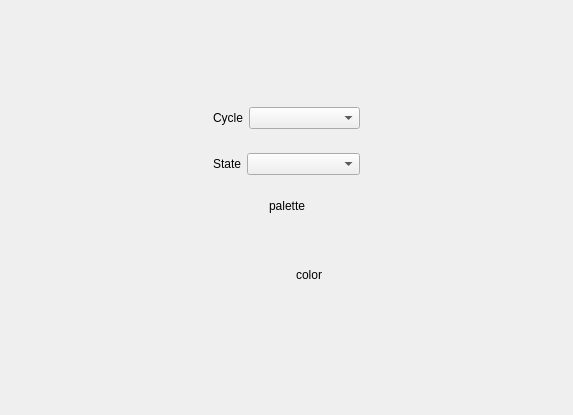
<?xml version="1.0" encoding="UTF-8"?>
<ui version="4.0">
 <class>TalesQtPaletteCycleEditorWidget</class>
 <widget class="QWidget" name="TalesQtPaletteCycleEditorWidget">
  <property name="geometry">
   <rect>
    <x>0</x>
    <y>0</y>
    <width>573</width>
    <height>415</height>
   </rect>
  </property>
  <property name="windowTitle">
   <string>Form</string>
  </property>
  <layout class="QVBoxLayout" name="verticalLayout_3">
   <item>
    <spacer name="verticalSpacer">
     <property name="orientation">
      <enum>Qt::Vertical</enum>
     </property>
     <property name="sizeHint" stdset="0">
      <size>
       <width>20</width>
       <height>100</height>
      </size>
     </property>
    </spacer>
   </item>
   <item>
    <layout class="QHBoxLayout" name="horizontalLayout_6">
     <item>
      <spacer name="horizontalSpacer_3">
       <property name="orientation">
        <enum>Qt::Horizontal</enum>
       </property>
       <property name="sizeHint" stdset="0">
        <size>
         <width>40</width>
         <height>20</height>
        </size>
       </property>
      </spacer>
     </item>
     <item>
      <widget class="QWidget" name="widget_2" native="true">
       <layout class="QHBoxLayout" name="horizontalLayout_7">
        <item>
         <layout class="QVBoxLayout" name="verticalLayout_2">
          <item>
           <layout class="QVBoxLayout" name="verticalLayout">
            <item>
             <widget class="QWidget" name="widget_5" native="true">
              <layout class="QHBoxLayout" name="horizontalLayout_5">
               <item>
                <widget class="QLabel" name="label_3">
                 <property name="sizePolicy">
                  <sizepolicy hsizetype="Maximum" vsizetype="Preferred">
                   <horstretch>0</horstretch>
                   <verstretch>0</verstretch>
                  </sizepolicy>
                 </property>
                 <property name="text">
                  <string>Cycle</string>
                 </property>
                </widget>
               </item>
               <item>
                <widget class="QComboBox" name="cycleComboBox"/>
               </item>
              </layout>
             </widget>
            </item>
            <item>
             <layout class="QHBoxLayout" name="horizontalLayout_2">
              <item>
               <widget class="QWidget" name="widget_4" native="true">
                <property name="sizePolicy">
                 <sizepolicy hsizetype="Preferred" vsizetype="Maximum">
                  <horstretch>0</horstretch>
                  <verstretch>0</verstretch>
                 </sizepolicy>
                </property>
                <layout class="QHBoxLayout" name="horizontalLayout_4">
                 <item>
                  <widget class="QLabel" name="label_4">
                   <property name="sizePolicy">
                    <sizepolicy hsizetype="Maximum" vsizetype="Preferred">
                     <horstretch>0</horstretch>
                     <verstretch>0</verstretch>
                    </sizepolicy>
                   </property>
                   <property name="text">
                    <string>State</string>
                   </property>
                  </widget>
                 </item>
                 <item>
                  <widget class="QComboBox" name="stateComboBox"/>
                 </item>
                </layout>
               </widget>
              </item>
             </layout>
            </item>
           </layout>
          </item>
          <item>
           <widget class="QWidget" name="widget_3" native="true">
            <layout class="QHBoxLayout" name="horizontalLayout_3">
             <item>
              <spacer name="horizontalSpacer">
               <property name="orientation">
                <enum>Qt::Horizontal</enum>
               </property>
               <property name="sizeHint" stdset="0">
                <size>
                 <width>54</width>
                 <height>20</height>
                </size>
               </property>
              </spacer>
             </item>
             <item>
              <widget class="GenericEventLabel" name="paletteLabel">
               <property name="mouseTracking">
                <bool>true</bool>
               </property>
               <property name="text">
                <string>palette</string>
               </property>
               <property name="alignment">
                <set>Qt::AlignLeading|Qt::AlignLeft|Qt::AlignTop</set>
               </property>
              </widget>
             </item>
             <item>
              <spacer name="horizontalSpacer_2">
               <property name="orientation">
                <enum>Qt::Horizontal</enum>
               </property>
               <property name="sizeHint" stdset="0">
                <size>
                 <width>54</width>
                 <height>20</height>
                </size>
               </property>
              </spacer>
             </item>
            </layout>
           </widget>
          </item>
          <item>
           <widget class="QWidget" name="widget" native="true">
            <layout class="QHBoxLayout" name="horizontalLayout">
             <item>
              <widget class="ColorEditorWidget" name="colorEditorWidget" native="true"/>
             </item>
             <item>
              <widget class="QLabel" name="colorPreviewLabel">
               <property name="sizePolicy">
                <sizepolicy hsizetype="Fixed" vsizetype="Fixed">
                 <horstretch>0</horstretch>
                 <verstretch>0</verstretch>
                </sizepolicy>
               </property>
               <property name="minimumSize">
                <size>
                 <width>64</width>
                 <height>64</height>
                </size>
               </property>
               <property name="text">
                <string>color</string>
               </property>
              </widget>
             </item>
            </layout>
           </widget>
          </item>
         </layout>
        </item>
       </layout>
      </widget>
     </item>
     <item>
      <spacer name="horizontalSpacer_4">
       <property name="orientation">
        <enum>Qt::Horizontal</enum>
       </property>
       <property name="sizeHint" stdset="0">
        <size>
         <width>40</width>
         <height>20</height>
        </size>
       </property>
      </spacer>
     </item>
    </layout>
   </item>
   <item>
    <spacer name="verticalSpacer_2">
     <property name="orientation">
      <enum>Qt::Vertical</enum>
     </property>
     <property name="sizeHint" stdset="0">
      <size>
       <width>20</width>
       <height>100</height>
      </size>
     </property>
    </spacer>
   </item>
  </layout>
 </widget>
 <customwidgets>
  <customwidget>
   <class>GenericEventLabel</class>
   <extends>QLabel</extends>
   <header>genericeventlabel.h</header>
  </customwidget>
  <customwidget>
   <class>ColorEditorWidget</class>
   <extends>QWidget</extends>
   <header>coloreditorwidget.h</header>
   <container>1</container>
  </customwidget>
 </customwidgets>
 <resources/>
 <connections/>
</ui>
